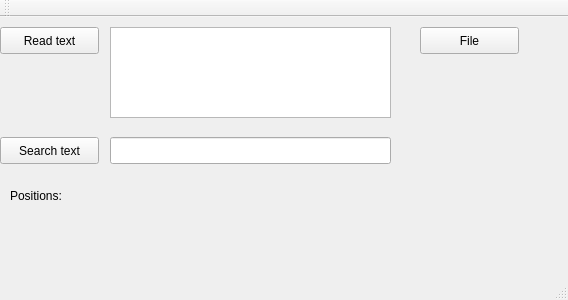
<?xml version="1.0" encoding="UTF-8"?>
<ui version="4.0">
 <class>MainWindow</class>
 <widget class="QMainWindow" name="MainWindow">
  <property name="geometry">
   <rect>
    <x>0</x>
    <y>0</y>
    <width>568</width>
    <height>300</height>
   </rect>
  </property>
  <property name="windowTitle">
   <string>MainWindow</string>
  </property>
  <widget class="QWidget" name="centralWidget">
   <widget class="QPushButton" name="readButton">
    <property name="geometry">
     <rect>
      <x>0</x>
      <y>10</y>
      <width>99</width>
      <height>27</height>
     </rect>
    </property>
    <property name="text">
     <string>Read text</string>
    </property>
   </widget>
   <widget class="QLineEdit" name="fileEdit">
    <property name="geometry">
     <rect>
      <x>110</x>
      <y>10</y>
      <width>281</width>
      <height>27</height>
     </rect>
    </property>
   </widget>
   <widget class="QPushButton" name="searchButton">
    <property name="geometry">
     <rect>
      <x>0</x>
      <y>120</y>
      <width>99</width>
      <height>27</height>
     </rect>
    </property>
    <property name="text">
     <string>Search text</string>
    </property>
   </widget>
   <widget class="QLineEdit" name="searchEdit">
    <property name="geometry">
     <rect>
      <x>110</x>
      <y>120</y>
      <width>281</width>
      <height>27</height>
     </rect>
    </property>
   </widget>
   <widget class="QLabel" name="positionLabel">
    <property name="geometry">
     <rect>
      <x>10</x>
      <y>170</y>
      <width>67</width>
      <height>17</height>
     </rect>
    </property>
    <property name="text">
     <string>Positions:</string>
    </property>
   </widget>
   <widget class="QLabel" name="positionInputLabel">
    <property name="geometry">
     <rect>
      <x>110</x>
      <y>160</y>
      <width>281</width>
      <height>41</height>
     </rect>
    </property>
    <property name="text">
     <string/>
    </property>
   </widget>
   <widget class="QPushButton" name="switchReadModeButton">
    <property name="geometry">
     <rect>
      <x>420</x>
      <y>10</y>
      <width>99</width>
      <height>27</height>
     </rect>
    </property>
    <property name="text">
     <string>File</string>
    </property>
   </widget>
   <widget class="QTextEdit" name="textEdit">
    <property name="geometry">
     <rect>
      <x>110</x>
      <y>10</y>
      <width>281</width>
      <height>91</height>
     </rect>
    </property>
   </widget>
  </widget>
  <widget class="QMenuBar" name="menuBar">
   <property name="geometry">
    <rect>
     <x>0</x>
     <y>0</y>
     <width>568</width>
     <height>25</height>
    </rect>
   </property>
  </widget>
  <widget class="QToolBar" name="mainToolBar">
   <attribute name="toolBarArea">
    <enum>TopToolBarArea</enum>
   </attribute>
   <attribute name="toolBarBreak">
    <bool>false</bool>
   </attribute>
  </widget>
  <widget class="QStatusBar" name="statusBar"/>
 </widget>
 <layoutdefault spacing="6" margin="11"/>
 <resources/>
 <connections/>
</ui>
